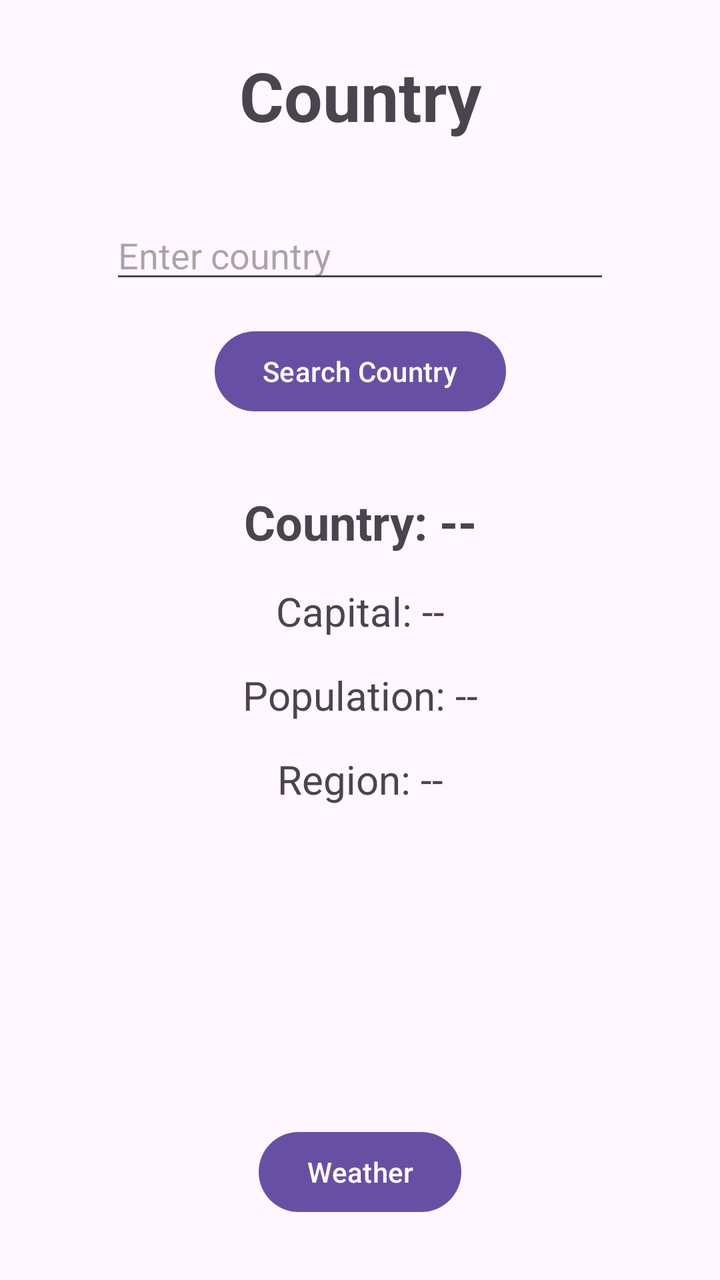
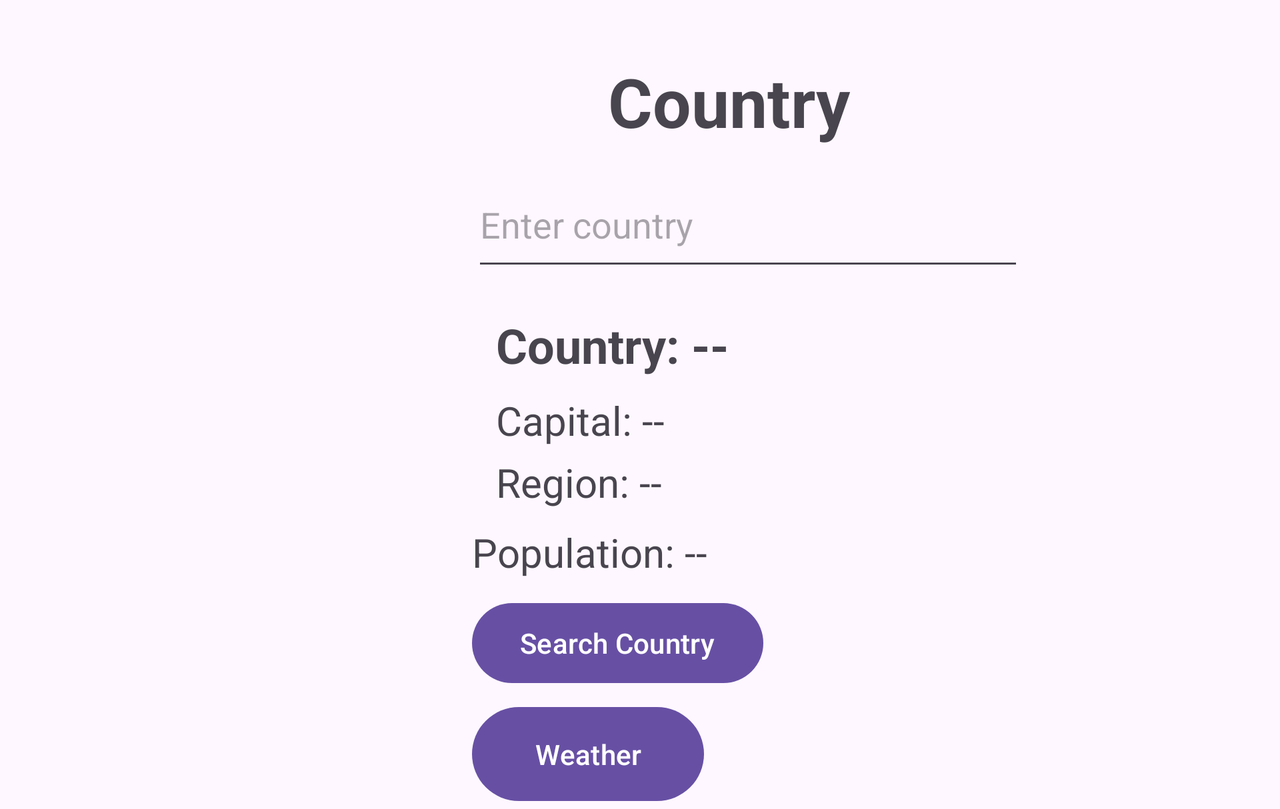

An Android layout and its configuration variant, each rendered on a device that would load it. The default file and the variant file are quoted in full after the pictures.
<!-- AndroidManifest.xml: application theme Theme.API_Integration_V5 -->
<!-- res/layout/fragment_country.xml -->
<?xml version="1.0" encoding="utf-8"?>
<ScrollView
    xmlns:android="http://schemas.android.com/apk/res/android"
    xmlns:app="http://schemas.android.com/apk/res-auto"
    xmlns:tools="http://schemas.android.com/tools"
    android:layout_width="match_parent"
    android:layout_height="match_parent"
    android:fillViewport="true">

<androidx.constraintlayout.widget.ConstraintLayout
    xmlns:android="http://schemas.android.com/apk/res/android"
    xmlns:app="http://schemas.android.com/apk/res-auto"
    xmlns:tools="http://schemas.android.com/tools"
    android:id="@+id/countryMain"
    android:layout_width="match_parent"
    android:layout_height="match_parent"
    tools:context=".CountryFragment">



    <TextView
        android:id="@+id/countryTitle"
        android:layout_width="wrap_content"
        android:layout_height="wrap_content"
        android:layout_marginTop="25dp"
        android:text="Country"
        android:textSize="34sp"
        android:textStyle="bold"
        app:layout_constraintEnd_toEndOf="parent"
        app:layout_constraintStart_toStartOf="parent"
        app:layout_constraintTop_toTopOf="parent" />

    <EditText
        android:id="@+id/countryInput"
        android:layout_width="250dp"
        android:layout_height="wrap_content"
        android:layout_marginTop="35dp"
        android:hint="Enter country"
        android:inputType="text"
        app:layout_constraintEnd_toEndOf="parent"
        app:layout_constraintStart_toStartOf="parent"
        app:layout_constraintTop_toBottomOf="@id/countryTitle" />

    <Button
        android:id="@+id/searchCountryBtn"
        android:layout_width="wrap_content"
        android:layout_height="wrap_content"
        android:layout_marginTop="15dp"
        android:text="Search Country"
        app:layout_constraintEnd_toEndOf="parent"
        app:layout_constraintStart_toStartOf="parent"
        app:layout_constraintTop_toBottomOf="@id/countryInput" />

    <TextView
        android:id="@+id/countryNameText"
        android:layout_width="wrap_content"
        android:layout_height="wrap_content"
        android:layout_marginTop="35dp"
        android:text="Country: --"
        android:textSize="24sp"
        android:textStyle="bold"
        app:layout_constraintEnd_toEndOf="parent"
        app:layout_constraintStart_toStartOf="parent"
        app:layout_constraintTop_toBottomOf="@id/searchCountryBtn" />

    <TextView
        android:id="@+id/capitalText"
        android:layout_width="wrap_content"
        android:layout_height="wrap_content"
        android:layout_marginTop="15dp"
        android:text="Capital: --"
        android:textSize="20sp"
        app:layout_constraintEnd_toEndOf="parent"
        app:layout_constraintStart_toStartOf="parent"
        app:layout_constraintTop_toBottomOf="@id/countryNameText" />

    <TextView
        android:id="@+id/populationText"
        android:layout_width="wrap_content"
        android:layout_height="wrap_content"
        android:layout_marginTop="15dp"
        android:text="Population: --"
        android:textSize="20sp"
        app:layout_constraintEnd_toEndOf="parent"
        app:layout_constraintStart_toStartOf="parent"
        app:layout_constraintTop_toBottomOf="@id/capitalText" />

    <TextView
        android:id="@+id/regionText"
        android:layout_width="wrap_content"
        android:layout_height="wrap_content"
        android:layout_marginTop="15dp"
        android:text="Region: --"
        android:textSize="20sp"
        app:layout_constraintEnd_toEndOf="parent"
        app:layout_constraintStart_toStartOf="parent"
        app:layout_constraintTop_toBottomOf="@id/populationText" />

    <Button
        android:id="@+id/countryToWeatherBtn"
        android:layout_width="wrap_content"
        android:layout_height="wrap_content"
        android:layout_marginBottom="30dp"
        android:text="Weather"
        app:layout_constraintBottom_toBottomOf="parent"
        app:layout_constraintEnd_toEndOf="parent"
        app:layout_constraintStart_toStartOf="parent" />


</androidx.constraintlayout.widget.ConstraintLayout>

</ScrollView>
<!-- resources referenced by this layout -->
<resources>
  <style name="Theme.API_Integration_V5" parent="Base.Theme.API_Integration_V5" />
  <style name="Base.Theme.API_Integration_V5" parent="Theme.Material3.DayNight.NoActionBar">
          
          
      </style>
</resources>
<!-- res/layout-land/fragment_country.xml (the repository's variant of the layout above) -->
<!-- drawn on the phone turned sideways -->
<?xml version="1.0" encoding="utf-8"?>
<ScrollView
    xmlns:android="http://schemas.android.com/apk/res/android"
    xmlns:app="http://schemas.android.com/apk/res-auto"
    xmlns:tools="http://schemas.android.com/tools"
    android:layout_width="match_parent"
    android:layout_height="match_parent"
    android:fillViewport="true">

        <androidx.constraintlayout.widget.ConstraintLayout
            android:id="@+id/countryMain"
            android:layout_width="match_parent"
            android:layout_height="match_parent"
            tools:context=".CountryFragment">


            <TextView
                android:id="@+id/countryTitle"
                android:layout_width="wrap_content"
                android:layout_height="wrap_content"
                android:layout_marginStart="304dp"
                android:layout_marginTop="28dp"
                android:text="Country"
                android:textSize="34sp"
                android:textStyle="bold"
                app:layout_constraintStart_toStartOf="parent"
                app:layout_constraintTop_toTopOf="parent" />

            <EditText
                android:id="@+id/countryInput"
                android:layout_width="276dp"
                android:layout_height="59dp"
                android:layout_marginStart="236dp"
                android:layout_marginTop="8dp"
                android:hint="Enter country"
                android:inputType="text"
                app:layout_constraintStart_toStartOf="parent"
                app:layout_constraintTop_toBottomOf="@+id/countryTitle" />

            <Button
                android:id="@+id/searchCountryBtn"
                android:layout_width="wrap_content"
                android:layout_height="wrap_content"
                android:layout_marginStart="236dp"
                android:layout_marginTop="8dp"
                android:text="Search Country"
                app:layout_constraintStart_toStartOf="parent"
                app:layout_constraintTop_toBottomOf="@+id/populationText" />

            <TextView
                android:id="@+id/countryNameText"
                android:layout_width="wrap_content"
                android:layout_height="wrap_content"
                android:layout_marginStart="248dp"
                android:layout_marginTop="16dp"
                android:text="Country: --"
                android:textSize="24sp"
                android:textStyle="bold"
                app:layout_constraintStart_toStartOf="parent"
                app:layout_constraintTop_toBottomOf="@+id/countryInput" />

            <TextView
                android:id="@+id/capitalText"
                android:layout_width="wrap_content"
                android:layout_height="wrap_content"
                android:layout_marginStart="248dp"
                android:layout_marginTop="8dp"
                android:text="Capital: --"
                android:textSize="20sp"
                app:layout_constraintStart_toStartOf="parent"
                app:layout_constraintTop_toBottomOf="@+id/countryNameText" />

            <TextView
                android:id="@+id/populationText"
                android:layout_width="wrap_content"
                android:layout_height="wrap_content"
                android:layout_marginStart="236dp"
                android:layout_marginTop="8dp"
                android:text="Population: --"
                android:textSize="20sp"
                app:layout_constraintStart_toStartOf="parent"
                app:layout_constraintTop_toBottomOf="@+id/regionText" />

            <TextView
                android:id="@+id/regionText"
                android:layout_width="wrap_content"
                android:layout_height="wrap_content"
                android:layout_marginStart="248dp"
                android:layout_marginTop="4dp"
                android:text="Region: --"
                android:textSize="20sp"
                app:layout_constraintStart_toStartOf="parent"
                app:layout_constraintTop_toBottomOf="@+id/capitalText" />

            <Button
                android:id="@+id/countryToWeatherBtn"
                android:layout_width="116dp"
                android:layout_height="55dp"
                android:layout_marginStart="236dp"
                android:layout_marginTop="4dp"
                android:text="Weather"
                app:layout_constraintStart_toStartOf="parent"
                app:layout_constraintTop_toBottomOf="@+id/searchCountryBtn" />


        </androidx.constraintlayout.widget.ConstraintLayout>

    </ScrollView>
